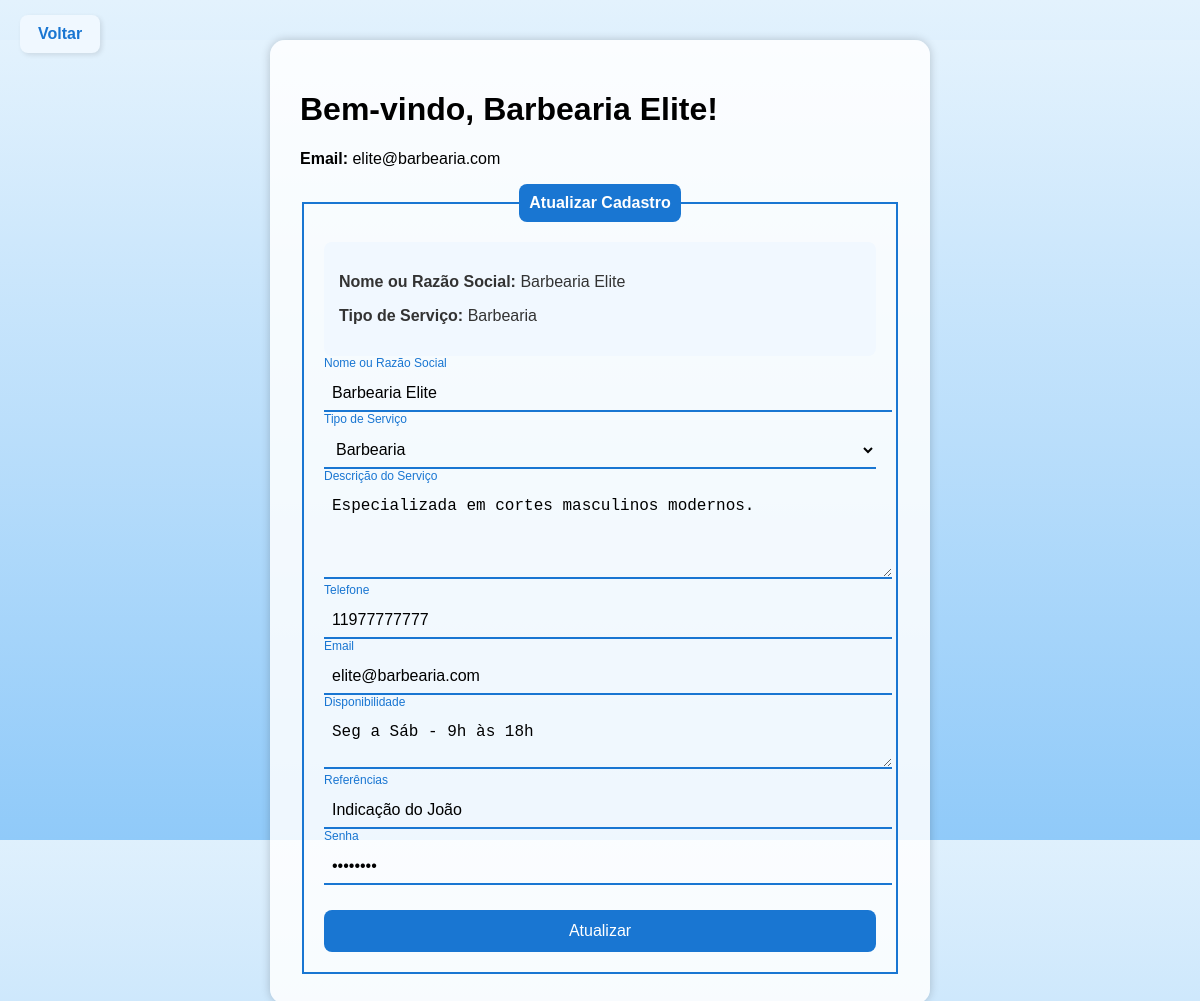
Screenshot of /projeto_integrador_1/altera_cadastro_fornecedor.php (signed in) with the database file from the repository.
### tables this page shows
CREATE TABLE `prestadores` (
  `id` int(11) NOT NULL,
  `nome_razao_social` varchar(100) DEFAULT NULL,
  `tipo_servico` varchar(50) DEFAULT NULL,
  `descricao` text DEFAULT NULL,
  `telefone` varchar(20) DEFAULT NULL,
  `email` varchar(100) DEFAULT NULL,
  `disponibilidade` varchar(100) DEFAULT NULL,
  `referencias` text DEFAULT NULL,
  `senha` varchar(255) NOT NULL
);

### projeto_integrador_1/altera_cadastro_fornecedor.php (the view, shortened to what this page needs)
<?php
include('config.php');
$id = $_SESSION['id'];
$usuario = $conn->query("SELECT nome_razao_social, email FROM prestadores WHERE id = $id")->fetch_assoc();
$dados = $conn->query("SELECT * FROM prestadores WHERE id = $id")->fetch_assoc();
?>
<!DOCTYPE html>
<html lang="pt-br">
<head>
</head>
<body>
<a href="sistema.php">Voltar</a>
<div class="box">
    <h1>Bem-vindo, <?= htmlspecialchars($usuario['nome_razao_social']); ?>!</h1>
    <p><strong>Email:</strong> <?= htmlspecialchars($usuario['email']); ?></p>
    <form method="POST">
        <fieldset>
            <legend>Atualizar Cadastro</legend>
            <div class="info">
                <p><strong>Nome ou Razão Social:</strong> <?= htmlspecialchars($dados['nome_razao_social']) ?></p>
                <p><strong>Tipo de Serviço:</strong> <?= htmlspecialchars($dados['tipo_servico']) ?></p>
            </div>
            <div class="inputBox">
                <input type="text" name="nome_razao_social" class="inputUser" value="<?= htmlspecialchars($dados['nome_razao_social']) ?>" required>
                <label class="labelinput">Nome ou Razão Social</label>
            </div>
            <div class="inputBox">
                <select name="tipo_servico" class="inputUser" required>
                    <?php
                    $opcoes = [
    "Serviços Elétricos",
    "Serviços Hidráulicos",
    "Reforma em Geral",
    "Jardinagem",
    "Limpeza",
    "Pequenos Reparos (Marido de Aluguel)",
    "Cabeleireira",
    "Barbearia",
    "Manicure e Pedicure",
    "Massagem e Estética",
    "Aulas Particulares (reforço escolar, idiomas)",
    "Personal Trainer",
    "Passeador de Cães / Pet Sitter",
    "Técnico de Informática",
    "Conserto de Eletrodomésticos",
    "Costureira / Ajustes de Roupas",
    "Serviços de Pintura",
    "Montador de Móveis",
    "Gesseiro",
    "Encanador",
    "Soldador",
    "Fotografia e Filmagem",
    "Transporte / Frete / Carretos",
    "Serviços de Chaveiro",
    "Cuidador de Idosos",
    "Babá / Cuidadora Infantil",
    "Doces e Bolos",
    "Marmitas / Comida Caseira",
    "Produtos Naturais / Fitoterápicos",
    "Artesanato / Produtos Artesanais",
    "Bijuterias / Acessórios",
    "Cosméticos",
    "Roupas e Calçados",
    "Produtos de Limpeza",
    "Utensílios Domésticos",
    "Plantas e Vasos",
    "Brinquedos Educativos"
];
                    foreach ($opcoes as $opcao) {
                        $selected = ($dados['tipo_servico'] == $opcao) ? 'selected' : '';
                        echo "<option value='$opcao' $selected>$opcao</option>";
                    }
                    ?>
                </select>
                <label class="labelinput">Tipo de Serviço</label>
            </div>
            <div class="inputBox">
                <textarea name="descricao" class="inputUser" rows="4" required><?= htmlspecialchars($dados['descricao']) ?></textarea>
                <label class="labelinput">Descrição do Serviço</label>
            </div>
            <div class="inputBox">
                <input type="text" name="telefone" class="inputUser" value="<?= htmlspecialchars($dados['telefone']) ?>" required>
                <label class="labelinput">Telefone</label>
            </div>
            <div class="inputBox">
                <input type="email" name="email" class="inputUser" value="<?= htmlspecialchars($dados['email']) ?>" required>
                <label class="labelinput">Email</label>
            </div>
            <div class="inputBox">
                <textarea name="disponibilidade" class="inputUser" rows="2" required><?= htmlspecialchars($dados['disponibilidade']) ?></textarea>
                <label class="labelinput">Disponibilidade</label>
            </div>
            <div class="inputBox">
                <input type="text" name="referencias" class="inputUser" value="<?= htmlspecialchars($dados['referencias']) ?>">
                <label class="labelinput">Referências</label>
            </div>
            <div class="inputBox">
                <input type="password" name="senha" class="inputUser" value="<?= htmlspecialchars($dados['senha']) ?>" required>
                <label class="labelinput">Senha</label>
            </div>
            <input type="submit" name="submit" value="Atualizar" id="submit">
        </fieldset>
    </form>
</div>
</body>
</html>

### projeto_integrador_1/altera_cadastro_fornecedor.php (style rules this page uses)
body, html { height: 100%; font-family: Arial, sans-serif; background: linear-gradient(to bottom, #e3f2fd, #90caf9); margin: 0; padding: 0; }
a { position: absolute; top: 15px; left: 20px; background-color: #f0f8ff; padding: 10px 18px; text-decoration: none; font-weight: bold; border-radius: 8px; color: #1976d2; box-shadow: 2px 2px 5px rgba(0,0,0,0.1); }
.box { background-color: #ffffffd9; padding: 30px; border-radius: 15px; width: 90%; max-width: 600px; max-height: 90vh; margin: 40px auto; overflow-y: auto; box-shadow: 0 0 10px rgba(0,0,0,0.2); }
fieldset { border: 2px solid #1976d2; padding: 20px; }
legend { background-color: #1976d2; color: white; padding: 10px; border-radius: 8px; font-weight: bold; text-align: center; }
.inputBox { margin-top: 20px; position: relative; }
.inputUser { width: 100%; padding: 8px; border: none; border-bottom: 2px solid #1976d2; background: none; font-size: 16px; color: #000; }
.labelinput { position: absolute; top: 0; left: 0; color: #666; pointer-events: none; transition: 0.3s ease; }
.inputUser:focus ~ .labelinput, .inputUser:valid ~ .labelinput { top: -20px; font-size: 12px; color: #1976d2; }
#submit { width: 100%; padding: 12px; background-color: #1976d2; color: white; border: none; border-radius: 8px; font-size: 16px; margin-top: 25px; cursor: pointer; }
.info { background-color: #f1f8ff; padding: 15px; border-radius: 8px; margin-bottom: 20px; color: #333; }

### rows the page displays
prestadores: nome_razao_social "Barbearia Elite", email "elite@barbearia.com", tipo_servico "Barbearia", descricao "Especializada em cortes masculinos modernos.", telefone "11977777777", disponibilidade "Seg a Sáb - 9h às 18h", referencias "Indicação do João"

### other values shown
form field tipo_servico "Barbearia"
